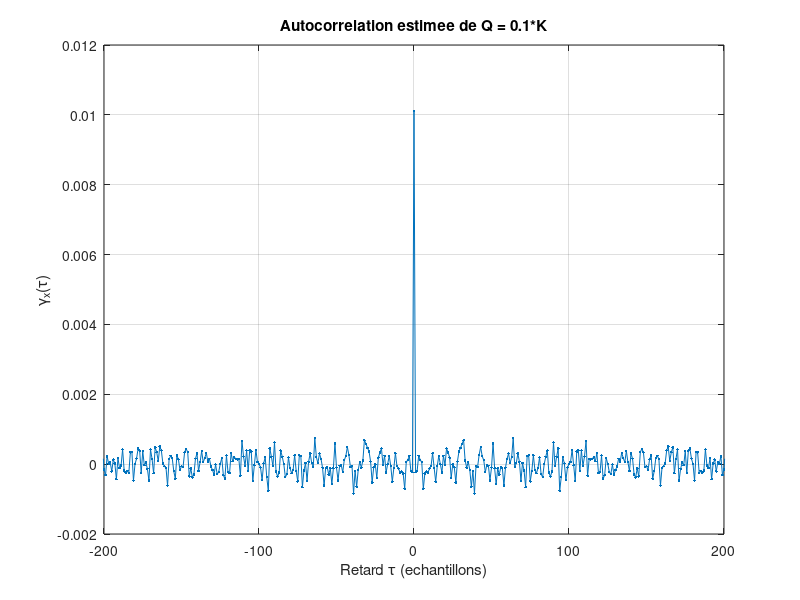

Here is the MATLAB script that generated this plot:
%% Exercice 5 - Autocorrelation d'un bruit blanc gaussien
% Enonce : multiplier un bruit blanc gaussien par 0.1 et afficher sa fonction
% d'autocorrelation avec xcorr :
%       gamma_x(tau) = E{x(t) x(t+tau)}
%
% Remarque : xcorr(Q) sans option renvoie sum(Q.*Q) a l'origine, soit environ
% N*sigma^2, et non sigma^2. Pour estimer gamma_x(tau), il faut normaliser par
% N : on utilise l'option 'biased' (ou on divise le resultat par N).

clear; close all; clc;

rng(4);
N = 1024;
K = randn(1, N);
Q = 0.1 * K;            % variance theorique = 0.1^2 = 0.01

[R, lags] = xcorr(Q, 'biased');   % R(tau) = (1/N) * sum Q(n)Q(n+tau)

figure;
plot(lags, R, '.-');
grid on;
xlabel('Retard \tau (echantillons)');
ylabel('\gamma_x(\tau)');
title('Autocorrelation estimee de Q = 0.1*K');
xlim([-200 200]);

R0 = R(lags == 0);
fprintf('R(0) estime      : %.4f\n', R0);
fprintf('R(0) theorique   : %.4f  (sigma^2 = 0.1^2)\n', 0.1^2);
fprintf('Moyenne de Q     : %.4f\n', mean(Q));
